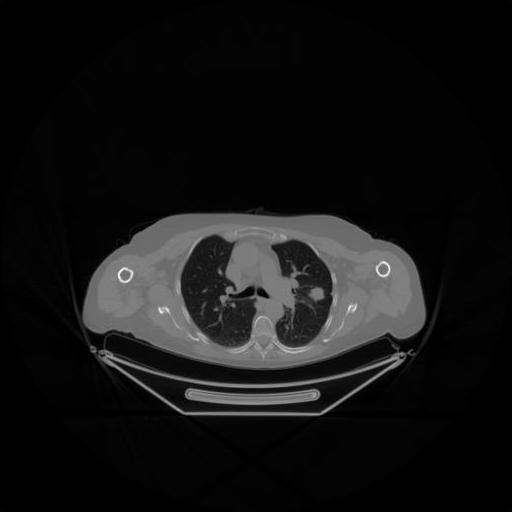
#> input picture images/img2.jpeg, 512 x 512 px, found by its file name
$ jupyter execute --allow-errors Visualization-pyex-IRON.ipynb
#> lines starting #> are read from the running program, lines starting #| are printed output that depends on the picture
# IRON visualization part and Python execution example
This Notebook has two parts:
1. One that lets you visualize the hardware software comparison for the whole Image Registration application
2. One shows an example execution for Mutual Information IP calls

## 1) Visualization
#### These two cells provide a visualization of the input images, how they looks like when compared, and how IRON register them compared against a pure software version

[cell 1]
##########################################################################
# Notebook for creating the data visualization part of IRON project and
# python execution example of the hardware usage
##########################################################################

import matplotlib.pyplot as plt
import matplotlib.image as mpimg
import numpy as np
fig = plt.figure(figsize=(40,40))
a=fig.add_subplot(2,2,1)  # creating a matrix of 2x2 subplot for showing images
a.tick_params(axis = 'both', which = 'major', labelsize = 30) # setting dimension of axes values
a.set_title('Input CT = reference',fontsize=40) # setting title and text dimension to first subplot
img = mpimg.imread('../xohw19-iron/images/img2.jpeg') # loading the first image to be displayed
#> img is the input picture: shape (512, 512, 3); min 0, max 255, mean 19.7
imgplot = plt.imshow(img) # plotting first image in the subplot created
a=fig.add_subplot(2,2,2)
a.set_title('Input PET = floating',fontsize=40)
a.tick_params(axis = 'both', which = 'major', labelsize = 30)
img1 = mpimg.imread('../xohw19-iron/images/img3.jpeg')
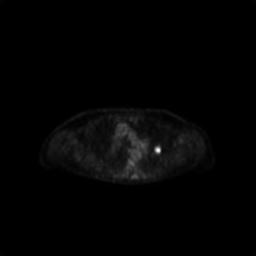
#> input picture images/img3.jpeg, 256 x 256 px, found by its file name
#> img1 is the input picture: shape (256, 256, 3); min 0, max 245, mean 3.5
imgplot = plt.imshow(img1) # input PET image is smaller than input CT as shown below it is 256x256 instead of 512x512
                           # the difference is produced by the clinical acquisition procedure
a=fig.add_subplot(2,2,3)
a.set_title('Input CT and PET unregistered and superimposed',fontsize=40)
a.tick_params(axis = 'both', which = 'major', labelsize = 30)
img2 = mpimg.imread('../xohw19-iron/images/fused_pre.jpeg')
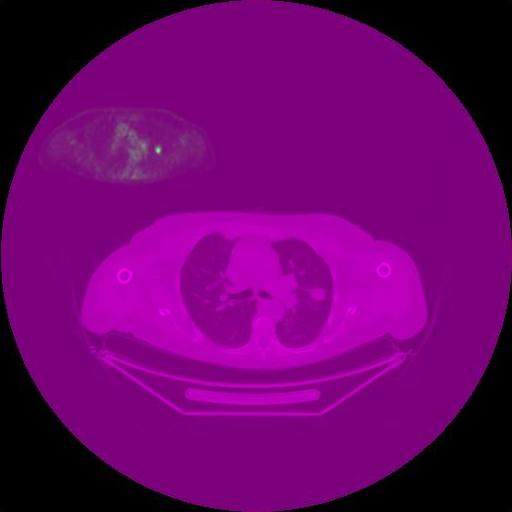
#> input picture images/fused_pre.jpeg, 512 x 512 px, found by its file name
#> img2 is the input picture: shape (512, 512, 3); mean R, G, B 106.8, 1.8, 106.8
imgplot = plt.imshow(img2)
a=fig.add_subplot(2,2,4)
a.set_title('Final fused CT and PET = REGISTERED',fontsize=40)
a.tick_params(axis = 'both', which = 'major', labelsize = 30)
#> (the rest of this cell did not finish here and is left out)

[cell 2]
##############################
#Load sw and hw registered images
#comparison of different pixels between the two images
#visual comparison of hw registration and sw registration
##############################
import cv2
import numpy as np
a = cv2.imread("../xohw19-iron/images/img2img3-hw.jpeg")
b = cv2.imread("../xohw19-iron/images/img2img3-sw.jpeg")
c=0
#> (the rest of this cell did not finish here and is left out)

## 2) Python exectuion example of the IRON IP for MI computation
To execute the hardware accelerator you need to
1. setup the environment: load the bitstream, choose the target frequency and initialize the drivers
2. Read the images and preprocess them
3. Prepare the memory for the hardware accelerator
4. Execute it and see the results

[cell 3]
##############################
#Load the bitstream
#set the target frequency
#create the xlnk driver
##############################

from pynq import Overlay
from pynq import Xlnk
import numpy as np
########
#WARNING!!!!!!!!!!!!!!!!!!!!!!!!!!!!!!!!!!!!!!
########
# Remember to use the absolute path of the bitstream or follow PYNQ guide to load in default overlay
#
#> (the rest of this cell did not finish here and is left out)

[cell 4]
##############################
#read images in the iron repo
##############################

import cv2
dim = (512,512)
ref = cv2.imread('../xohw19-iron/images/img2.jpeg',0)
#> ref: shape (512, 512); min 0, max 255, mean 19.7
flt = cv2.imread('../xohw19-iron/images/img3.jpeg',0)
#> flt: shape (256, 256); min 0, max 245, mean 3.5
ref = cv2.resize(ref, dim)
flt = cv2.resize(flt, dim)
#> flt: shape (512, 512)
